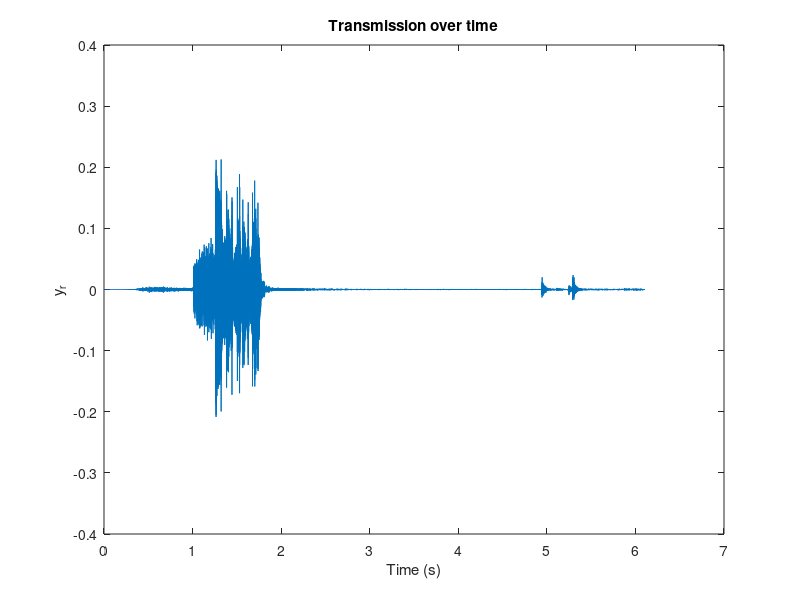

This figure's MATLAB source: (Note: this script raises an error after producing the figure.)
close all
clear

load short_modem_rx.mat

%% Plot Signal
figure(1);
t = (0:length(y_r)-1) / Fs;
plot(t,y_r)
title("Transmission over time")
xlabel("Time (s)")
ylabel("y_r")

%% Trim message
% The received signal includes a bunch of samples from before the
% transmission started so we need discard these samples that occurred before
% the transmission started. 

start_idx = find_start_of_signal(y_r,x_sync);
% start_idx now contains the location in y_r where x_sync begins
% we need to offset by the length of x_sync to only include the signal
% we are interested in
fs = 100;  % Symbol period
msg_length_samples = msg_length * 8 * fs;
k = (0:msg_length_samples-1)';
t = k / Fs;  % for plotting in seconds

y_t = y_r(start_idx+length(x_sync):end);
y_t = y_t(1:msg_length_samples);

figure(2);
plot(t, y_t);
title("Trimmed signal")
xlabel("Time (s)")
ylabel("y_t")

figure(3);
plot_ft_rad(y_t, Fs);
title("Trimmed signal frequency plot")

%% Convolute with the cosine
c = cos(2*pi*f_c/Fs * k);
y_c = y_t .* c;

figure(4);
plot(t, y_c);
title("Convolved signal");
xlabel("Time (s)");
ylabel("y_c");

figure(5);
plot_ft_rad(y_c, Fs);
title("Convolved signal frequency plot")

%% Low pass filter
W = 2 * pi * f_c;
t_lpf = (-100:99) * (1/Fs);  % this needs to be an even number for cleanliness
lpf = W/pi * sinc(W/pi .* t_lpf);

figure(6);
plot(t_lpf, lpf);
title("Low pass filter signal");
xlabel("Time (s)");
ylabel("lpf");

figure(7);
plot_ft_rad(lpf, Fs);
title("Low pass filter frequency plot")

%% Apply filter
y_f = conv(y_c, lpf);

% We want y_f to be the sme length as y_c, so trim the ends off (that get
% added due to the length of the low pass filter
y_f_trimmed = y_f(length(lpf)/2:end-length(lpf)/2);

figure(8);
plot(t,y_f_trimmed);
title("Filtered signal");
xlabel("Time (s)");
ylabel("y_f");

figure(9);
plot_ft_rad(y_f_trimmed, Fs);
title("Filtered signal frequency plot")

%% Get bits in 0-1 form
y_n = y_f_trimmed ./ abs(y_f_trimmed);
y_n = (y_n + 1) / 2;

figure(10);
plot(t,y_n);
title("Normalized signal");
xlabel("Time (s)");
ylabel("y_n");

%% Decode message

% convert to a string assuming that x_d is a vector of 1s and 0s
% representing the decoded bits
x_d = downsample(y_n, fs, fs/2);

figure(11);
plot(x_d);
BitsToString(x_d)

